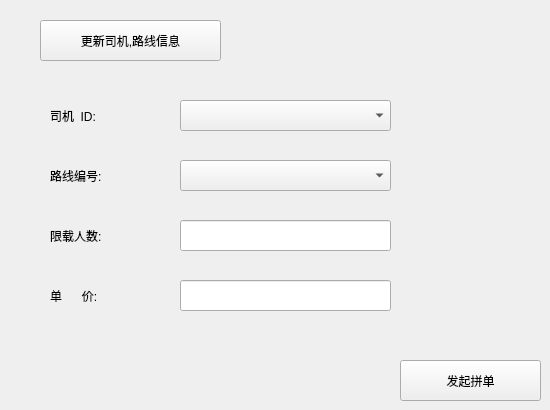
      <widget class="QWidget" name="tab_6">
       <attribute name="title">
        <string>发起拼单</string>
       </attribute>
       <widget class="QLabel" name="label">
        <property name="geometry">
         <rect>
          <x>50</x>
          <y>100</y>
          <width>121</width>
          <height>31</height>
         </rect>
        </property>
        <property name="text">
         <string>司机  ID:</string>
        </property>
       </widget>
       <widget class="QLabel" name="label_2">
        <property name="geometry">
         <rect>
          <x>50</x>
          <y>160</y>
          <width>121</width>
          <height>31</height>
         </rect>
        </property>
        <property name="text">
         <string>路线编号: </string>
        </property>
       </widget>
       <widget class="QLabel" name="label_3">
        <property name="geometry">
         <rect>
          <x>50</x>
          <y>220</y>
          <width>121</width>
          <height>31</height>
         </rect>
        </property>
        <property name="text">
         <string>限载人数:</string>
        </property>
       </widget>
       <widget class="QLineEdit" name="lineEdit_3">
        <property name="geometry">
         <rect>
          <x>180</x>
          <y>220</y>
          <width>211</width>
          <height>31</height>
         </rect>
        </property>
       </widget>
       <widget class="QLabel" name="label_4">
        <property name="geometry">
         <rect>
          <x>50</x>
          <y>280</y>
          <width>121</width>
          <height>31</height>
         </rect>
        </property>
        <property name="text">
         <string>单      价: </string>
        </property>
       </widget>
       <widget class="QLineEdit" name="lineEdit_4">
        <property name="geometry">
         <rect>
          <x>180</x>
          <y>280</y>
          <width>211</width>
          <height>31</height>
         </rect>
        </property>
       </widget>
       <widget class="QPushButton" name="initiatebutton">
        <property name="geometry">
         <rect>
          <x>400</x>
          <y>360</y>
          <width>141</width>
          <height>41</height>
         </rect>
        </property>
        <property name="text">
         <string>发起拼单</string>
        </property>
        <property name="icon">
         <iconset resource="../image/image.qrc">
          <normaloff>:/icon/icon/增加.png</normaloff>:/icon/icon/增加.png</iconset>
        </property>
        <property name="iconSize">
         <size>
          <width>20</width>
          <height>20</height>
         </size>
        </property>
       </widget>
       <widget class="QComboBox" name="comboBox">
        <property name="geometry">
         <rect>
          <x>180</x>
          <y>100</y>
          <width>211</width>
          <height>31</height>
         </rect>
        </property>
       </widget>
       <widget class="QComboBox" name="comboBox_2">
        <property name="geometry">
         <rect>
          <x>180</x>
          <y>160</y>
          <width>211</width>
          <height>31</height>
         </rect>
        </property>
       </widget>
       <widget class="QPushButton" name="serchbutton_9">
        <property name="geometry">
         <rect>
          <x>40</x>
          <y>20</y>
          <width>181</width>
          <height>41</height>
         </rect>
        </property>
        <property name="text">
         <string>更新司机,路线信息</string>
        </property>
        <property name="icon">
         <iconset resource="../image/image.qrc">
          <normaloff>:/icon/icon/搜索.png</normaloff>:/icon/icon/搜索.png</iconset>
        </property>
        <property name="iconSize">
         <size>
          <width>24</width>
          <height>24</height>
         </size>
        </property>
       </widget>
      </widget>
